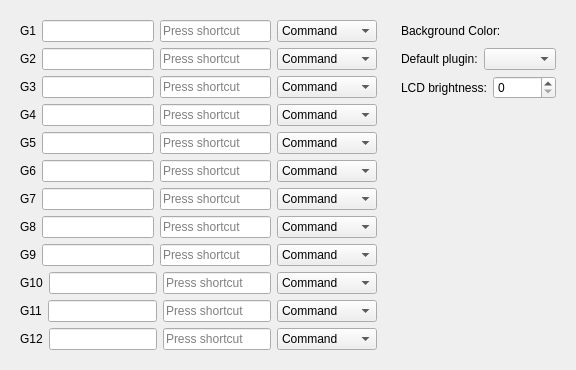
      <widget class="QWidget" name="M3">
       <property name="accessibleName">
        <string>m3</string>
       </property>
       <attribute name="title">
        <string>M3</string>
       </attribute>
       <layout class="QHBoxLayout" name="horizontalLayout_60">
        <item>
         <widget class="QWidget" name="widget_6" native="true">
          <layout class="QVBoxLayout" name="verticalLayout">
           <item>
            <layout class="QHBoxLayout" name="horizontalLayout_26">
             <item>
              <widget class="QLabel" name="label_25">
               <property name="text">
                <string>G1</string>
               </property>
              </widget>
             </item>
             <item>
              <widget class="QLineEdit" name="m3_G1"/>
             </item>
             <item>
              <widget class="QKeySequenceEdit" name="m3_G1_keys"/>
             </item>
             <item>
              <widget class="QComboBox" name="m3_G1_type">
               <property name="minimumSize">
                <size>
                 <width>100</width>
                 <height>0</height>
                </size>
               </property>
               <item>
                <property name="text">
                 <string>Command</string>
                </property>
               </item>
               <item>
                <property name="text">
                 <string>KeyStroke</string>
                </property>
               </item>
              </widget>
             </item>
            </layout>
           </item>
           <item>
            <layout class="QHBoxLayout" name="horizontalLayout_27">
             <item>
              <widget class="QLabel" name="label_26">
               <property name="text">
                <string>G2</string>
               </property>
              </widget>
             </item>
             <item>
              <widget class="QLineEdit" name="m3_G2"/>
             </item>
             <item>
              <widget class="QKeySequenceEdit" name="m3_G2_keys"/>
             </item>
             <item>
              <widget class="QComboBox" name="m3_G2_type">
               <property name="minimumSize">
                <size>
                 <width>100</width>
                 <height>0</height>
                </size>
               </property>
               <item>
                <property name="text">
                 <string>Command</string>
                </property>
               </item>
               <item>
                <property name="text">
                 <string>KeyStroke</string>
                </property>
               </item>
              </widget>
             </item>
            </layout>
           </item>
           <item>
            <layout class="QHBoxLayout" name="horizontalLayout_28">
             <item>
              <widget class="QLabel" name="label_27">
               <property name="text">
                <string>G3</string>
               </property>
              </widget>
             </item>
             <item>
              <widget class="QLineEdit" name="m3_G3"/>
             </item>
             <item>
              <widget class="QKeySequenceEdit" name="m3_G3_keys"/>
             </item>
             <item>
              <widget class="QComboBox" name="m3_G3_type">
               <property name="minimumSize">
                <size>
                 <width>100</width>
                 <height>0</height>
                </size>
               </property>
               <item>
                <property name="text">
                 <string>Command</string>
                </property>
               </item>
               <item>
                <property name="text">
                 <string>KeyStroke</string>
                </property>
               </item>
              </widget>
             </item>
            </layout>
           </item>
           <item>
            <layout class="QHBoxLayout" name="horizontalLayout_29">
             <item>
              <widget class="QLabel" name="label_28">
               <property name="text">
                <string>G4</string>
               </property>
              </widget>
             </item>
             <item>
              <widget class="QLineEdit" name="m3_G4"/>
             </item>
             <item>
              <widget class="QKeySequenceEdit" name="m3_G4_keys"/>
             </item>
             <item>
              <widget class="QComboBox" name="m3_G4_type">
               <property name="minimumSize">
                <size>
                 <width>100</width>
                 <height>0</height>
                </size>
               </property>
               <item>
                <property name="text">
                 <string>Command</string>
                </property>
               </item>
               <item>
                <property name="text">
                 <string>KeyStroke</string>
                </property>
               </item>
              </widget>
             </item>
            </layout>
           </item>
           <item>
            <layout class="QHBoxLayout" name="horizontalLayout_30">
             <item>
              <widget class="QLabel" name="label_29">
               <property name="text">
                <string>G5</string>
               </property>
              </widget>
             </item>
             <item>
              <widget class="QLineEdit" name="m3_G5"/>
             </item>
             <item>
              <widget class="QKeySequenceEdit" name="m3_G5_keys"/>
             </item>
             <item>
              <widget class="QComboBox" name="m3_G5_type">
               <property name="minimumSize">
                <size>
                 <width>100</width>
                 <height>0</height>
                </size>
               </property>
               <item>
                <property name="text">
                 <string>Command</string>
                </property>
               </item>
               <item>
                <property name="text">
                 <string>KeyStroke</string>
                </property>
               </item>
              </widget>
             </item>
            </layout>
           </item>
           <item>
            <layout class="QHBoxLayout" name="horizontalLayout_31">
             <item>
              <widget class="QLabel" name="label_30">
               <property name="text">
                <string>G6</string>
               </property>
              </widget>
             </item>
             <item>
              <widget class="QLineEdit" name="m3_G6"/>
             </item>
             <item>
              <widget class="QKeySequenceEdit" name="m3_G6_keys"/>
             </item>
             <item>
              <widget class="QComboBox" name="m3_G6_type">
               <property name="minimumSize">
                <size>
                 <width>100</width>
                 <height>0</height>
                </size>
               </property>
               <item>
                <property name="text">
                 <string>Command</string>
                </property>
               </item>
               <item>
                <property name="text">
                 <string>KeyStroke</string>
                </property>
               </item>
              </widget>
             </item>
            </layout>
           </item>
           <item>
            <layout class="QHBoxLayout" name="horizontalLayout_32">
             <item>
              <widget class="QLabel" name="label_31">
               <property name="text">
                <string>G7</string>
               </property>
              </widget>
             </item>
             <item>
              <widget class="QLineEdit" name="m3_G7"/>
             </item>
             <item>
              <widget class="QKeySequenceEdit" name="m3_G7_keys"/>
             </item>
             <item>
              <widget class="QComboBox" name="m3_G7_type">
               <property name="minimumSize">
                <size>
                 <width>100</width>
                 <height>0</height>
                </size>
               </property>
               <item>
                <property name="text">
                 <string>Command</string>
                </property>
               </item>
               <item>
                <property name="text">
                 <string>KeyStroke</string>
                </property>
               </item>
              </widget>
             </item>
            </layout>
           </item>
           <item>
            <layout class="QHBoxLayout" name="horizontalLayout_33">
             <item>
              <widget class="QLabel" name="label_32">
               <property name="text">
                <string>G8</string>
               </property>
              </widget>
             </item>
             <item>
              <widget class="QLineEdit" name="m3_G8"/>
             </item>
             <item>
              <widget class="QKeySequenceEdit" name="m3_G8_keys"/>
             </item>
             <item>
              <widget class="QComboBox" name="m3_G8_type">
               <property name="minimumSize">
                <size>
                 <width>100</width>
                 <height>0</height>
                </size>
               </property>
               <item>
                <property name="text">
                 <string>Command</string>
                </property>
               </item>
               <item>
                <property name="text">
                 <string>KeyStroke</string>
                </property>
               </item>
              </widget>
             </item>
            </layout>
           </item>
           <item>
            <layout class="QHBoxLayout" name="horizontalLayout_34">
             <item>
              <widget class="QLabel" name="label_33">
               <property name="text">
                <string>G9</string>
               </property>
              </widget>
             </item>
             <item>
              <widget class="QLineEdit" name="m3_G9"/>
             </item>
             <item>
              <widget class="QKeySequenceEdit" name="m3_G9_keys"/>
             </item>
             <item>
              <widget class="QComboBox" name="m3_G9_type">
               <property name="minimumSize">
                <size>
                 <width>100</width>
                 <height>0</height>
                </size>
               </property>
               <item>
                <property name="text">
                 <string>Command</string>
                </property>
               </item>
               <item>
                <property name="text">
                 <string>KeyStroke</string>
                </property>
               </item>
              </widget>
             </item>
            </layout>
           </item>
           <item>
            <layout class="QHBoxLayout" name="horizontalLayout_35">
             <item>
              <widget class="QLabel" name="label_34">
               <property name="text">
                <string>G10</string>
               </property>
              </widget>
             </item>
             <item>
              <widget class="QLineEdit" name="m3_G10"/>
             </item>
             <item>
              <widget class="QKeySequenceEdit" name="m3_G10_keys"/>
             </item>
             <item>
              <widget class="QComboBox" name="m3_G10_type">
               <property name="minimumSize">
                <size>
                 <width>100</width>
                 <height>0</height>
                </size>
               </property>
               <item>
                <property name="text">
                 <string>Command</string>
                </property>
               </item>
               <item>
                <property name="text">
                 <string>KeyStroke</string>
                </property>
               </item>
              </widget>
             </item>
            </layout>
           </item>
           <item>
            <layout class="QHBoxLayout" name="horizontalLayout_36">
             <item>
              <widget class="QLabel" name="label_35">
               <property name="text">
                <string>G11</string>
               </property>
              </widget>
             </item>
             <item>
              <widget class="QLineEdit" name="m3_G11"/>
             </item>
             <item>
              <widget class="QKeySequenceEdit" name="m3_G11_keys"/>
             </item>
             <item>
              <widget class="QComboBox" name="m3_G11_type">
               <property name="minimumSize">
                <size>
                 <width>100</width>
                 <height>0</height>
                </size>
               </property>
               <item>
                <property name="text">
                 <string>Command</string>
                </property>
               </item>
               <item>
                <property name="text">
                 <string>KeyStroke</string>
                </property>
               </item>
              </widget>
             </item>
            </layout>
           </item>
           <item>
            <layout class="QHBoxLayout" name="horizontalLayout_37">
             <item>
              <widget class="QLabel" name="label_36">
               <property name="text">
                <string>G12</string>
               </property>
              </widget>
             </item>
             <item>
              <widget class="QLineEdit" name="m3_G12"/>
             </item>
             <item>
              <widget class="QKeySequenceEdit" name="m3_G12_keys"/>
             </item>
             <item>
              <widget class="QComboBox" name="m3_G12_type">
               <property name="minimumSize">
                <size>
                 <width>100</width>
                 <height>0</height>
                </size>
               </property>
               <item>
                <property name="text">
                 <string>Command</string>
                </property>
               </item>
               <item>
                <property name="text">
                 <string>KeyStroke</string>
                </property>
               </item>
              </widget>
             </item>
            </layout>
           </item>
          </layout>
         </widget>
        </item>
        <item>
         <widget class="QWidget" name="widget_5" native="true">
          <property name="maximumSize">
           <size>
            <width>300</width>
            <height>16777215</height>
           </size>
          </property>
          <layout class="QVBoxLayout" name="verticalLayout_7">
           <item>
            <layout class="QHBoxLayout" name="horizontalLayout_56">
             <item>
              <widget class="QLabel" name="label_53">
               <property name="text">
                <string>Background Color:</string>
               </property>
              </widget>
             </item>
             <item>
              <widget class="QPushButton" name="m3BackgroundColorButton">
               <property name="autoFillBackground">
                <bool>true</bool>
               </property>
               <property name="text">
                <string/>
               </property>
               <property name="flat">
                <bool>true</bool>
               </property>
              </widget>
             </item>
            </layout>
           </item>
           <item>
            <layout class="QHBoxLayout" name="m3HorizontalLayout">
             <property name="sizeConstraint">
              <enum>QLayout::SizeConstraint::SetDefaultConstraint</enum>
             </property>
             <item>
              <widget class="QLabel" name="label_54">
               <property name="text">
                <string>Default plugin:</string>
               </property>
              </widget>
             </item>
             <item>
              <widget class="QComboBox" name="m3DefaultPlugin"/>
             </item>
            </layout>
           </item>
           <item>
            <layout class="QHBoxLayout" name="horizontalLayout_64">
             <property name="sizeConstraint">
              <enum>QLayout::SizeConstraint::SetDefaultConstraint</enum>
             </property>
             <item>
              <widget class="QLabel" name="label_59">
               <property name="text">
                <string>LCD brightness:</string>
               </property>
              </widget>
             </item>
             <item>
              <widget class="QSpinBox" name="m3Brightness">
               <property name="maximum">
                <number>255</number>
               </property>
               <property name="singleStep">
                <number>10</number>
               </property>
              </widget>
             </item>
            </layout>
           </item>
           <item>
            <spacer name="verticalSpacer_3">
             <property name="orientation">
              <enum>Qt::Orientation::Vertical</enum>
             </property>
             <property name="sizeHint" stdset="0">
              <size>
               <width>20</width>
               <height>40</height>
              </size>
             </property>
            </spacer>
           </item>
          </layout>
         </widget>
        </item>
       </layout>
      </widget>
